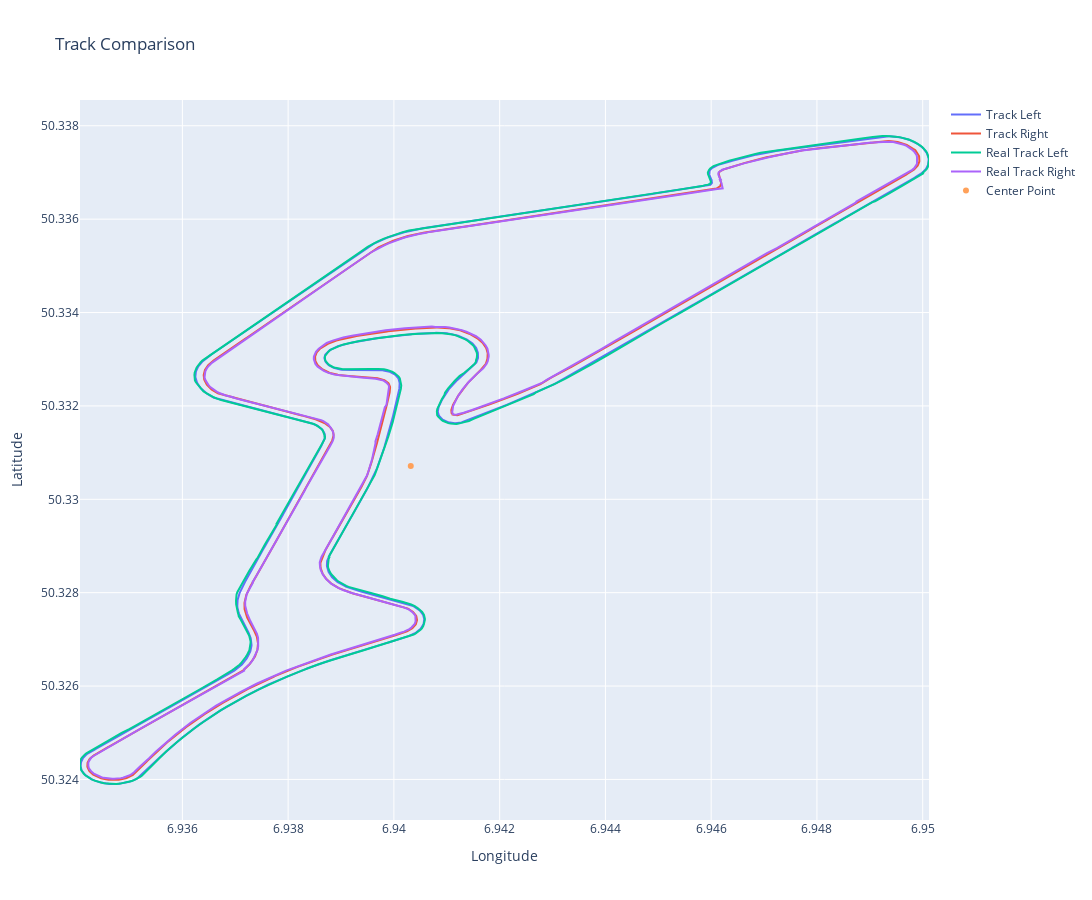

Notebook code cell kept with this figure:
### Code cell
def transform_coordinates(original_df, rotation_angle, scale_x, scale_y, shift_x, shift_y, center_x, center_y):
    """
    Transforms coordinates by rotating, scaling, and shifting.

    Args:
    rotation_angle: rotation angle in degrees.
    scale_x, scale_y: scaling factors for the x and y axes.
    shift_x, shift_y: shifting values for the x and y axes.
    center_x, center_y: the center point around which rotation is performed.

    Returns:
    Transformed x and y coordinates as numpy arrays.
    """
    x = np.array(original_df['X-Coords'])
    y = np.array(original_df['Y-Coords'])

    angle_rad = np.radians(rotation_angle)
    rotation_matrix = np.array([[np.cos(angle_rad), -np.sin(angle_rad)],
                                [np.sin(angle_rad), np.cos(angle_rad)]])
    x_shifted, y_shifted = x - center_x, y - center_y
    original_points = np.vstack((x_shifted, y_shifted))
    rotated_points = np.dot(rotation_matrix, original_points)
    scaled_points = np.vstack((rotated_points[0] * scale_x, rotated_points[1] * scale_y))
    transformed_points = scaled_points + np.vstack((shift_x + center_x, shift_y + center_y))

    new_df = original_df.copy()
    new_df['X-Coords'] = transformed_points[0, :]
    new_df['Y-Coords'] = transformed_points[1, :]

    return new_df



def plot_track(track_left, track_right, real_track_left_side, real_track_right_side):
    # plot the track, but use plotly for interactivity
    fig = go.Figure()
    fig.add_trace(go.Scatter(x=track_left['X-Coords'], y=track_left['Y-Coords'], mode='lines', name='Track Left'))
    fig.add_trace(go.Scatter(x=track_right['X-Coords'], y=track_right['Y-Coords'], mode='lines', name='Track Right'))
    fig.add_trace(go.Scatter(x=real_track_left_side['Longitude'], y=real_track_left_side['Latitude'], mode='lines', name='Real Track Left'))
    fig.add_trace(go.Scatter(x=real_track_right_side['Longitude'], y=real_track_right_side['Latitude'], mode='lines', name='Real Track Right'))
    fig.update_layout(title='Track Comparison', xaxis_title='Longitude', yaxis_title='Latitude')

    # plot a center point for the track as the shift_x, shift_y
    fig.add_trace(go.Scatter(x=[shift_x], y=[shift_y], mode='markers', name='Center Point'))
    
    # change size of the plot
    fig.update_layout(
        autosize=False,
        width=1600,
        height=900,
    )
    
    fig.show()





rotation_angle = 45.45 # More is left, less is to the right
rotation_angle = 45.15 # More is left, less is to the right
# rotation_angle = 0
scale_x = 0.00001406
scale_y = 0.0000090

shift_x = 6.94031925
shift_y = 50.3307156

center_x = 0
center_y = 0

trans_track_left = transform_coordinates(track_left_side, rotation_angle, scale_x, scale_y, shift_x, shift_y, center_x, center_y)
trans_track_right = transform_coordinates(track_right_side, rotation_angle, scale_x, scale_y, shift_x, shift_y, center_x, center_y)

print(trans_track_left[["X-Coords", "Y-Coords"]].head()) 
print(real_track_left_side.head(5))

plot_track(track_left = trans_track_left, track_right = trans_track_right, 
            real_track_left_side = real_track_left_side, 
            real_track_right_side = real_track_right_side)

### Figure 1 — Plotly figure (JSON) as saved in the notebook; plotly's stock layout.template omitted (floating-point values rounded to 4 significant figures; data arrays with more than 128 entries replaced by an {"elided": "..."} marker saying what was removed)
{"data": [{"mode": "lines", "name": "Track Left", "type": "scatter", "x": {"elided": "4617 float values"}, "y": {"elided": "4617 float values"}}, {"mode": "lines", "name": "Track Right", "type": "scatter", "x": {"elided": "4596 float values"}, "y": {"elided": "4596 float values"}}, {"mode": "lines", "name": "Real Track Left", "type": "scatter", "x": {"elided": "551 float values"}, "y": {"elided": "551 float values"}}, {"mode": "lines", "name": "Real Track Right", "type": "scatter", "x": {"elided": "393 float values"}, "y": {"elided": "393 float values"}}, {"mode": "markers", "name": "Center Point", "type": "scatter", "x": [6.94], "y": [50.33]}], "layout": {"autosize": false, "height": 900, "title": {"text": "Track Comparison"}, "width": 1600, "xaxis": {"title": {"text": "Longitude"}}, "yaxis": {"title": {"text": "Latitude"}}}}
